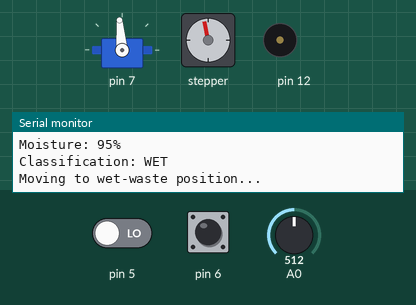
The sketch below on a simulated Arduino Uno, built with avr-gcc and run on an emulated ATmega328P. Shown: servo, stepper motor, buzzer (waves = sounding), the last lines printed to the serial monitor. The test bench sets the inputs (shaded band); at power-on: A0 = 512, pin 5 LOW, pin 6 HIGH. Stepper angles assume 4096 steps per turn.

Above: at 4.12 s.
4.4 s: A0 set to 1023
At 7.0 s:
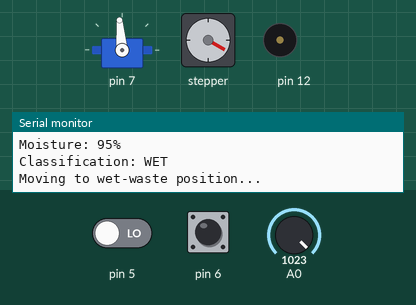
7.9 s: pin 5 driven HIGH
At 13.2 s:
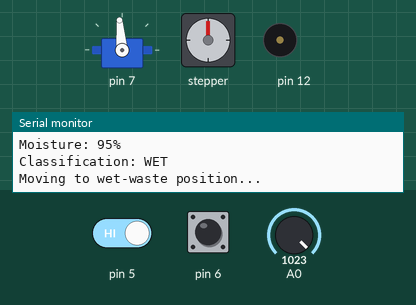
14.1 s: pin 6 pulled LOW for 2.5 s
At 17.9 s:
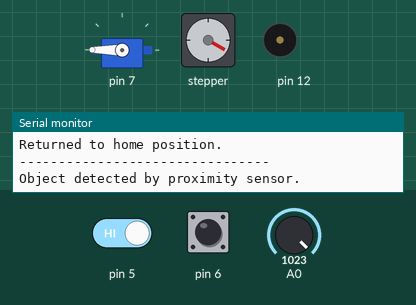
18.1 s: pin 5 driven LOW
At 27.0 s:
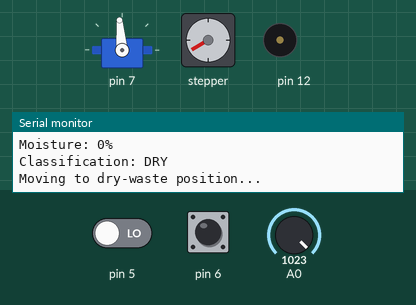
27.1 s: A0 set to 900
30.6 s: pin 6 driven LOW
Timing chart, 0 to 45.6 s (numbered marks = the images above; inputs shaded):
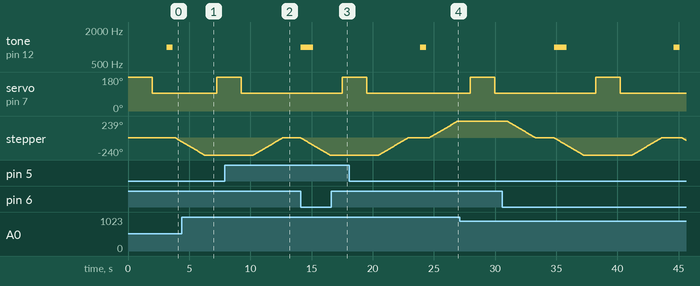

Measured:
- after the input at 14.1 s, tone on pin 12: silent → 1000 Hz at once, → silent 1.0 s later; servo on pin 7: 95° → 180° after 3.4 s; stepper: turns 240° counter-clockwise in 2.4 s, starting at once
- after the input at 18.1 s, tone on pin 12: silent → 1000 Hz after 5.8 s, → silent 0.50 s later

The sketch:

Smart_Waste_Segregation.ino
```cpp
#include <CheapStepper.h>
#include <Servo.h>


// Pin configuration
namespace Pins {
  constexpr uint8_t IR_SENSOR       = 5;
  constexpr uint8_t PROXIMITY       = 6;
  constexpr uint8_t SERVO           = 7;
  constexpr uint8_t STEPPER_IN1     = 11;
  constexpr uint8_t STEPPER_IN2     = 10;
  constexpr uint8_t STEPPER_IN3     = 9;
  constexpr uint8_t STEPPER_IN4     = 8;
  constexpr uint8_t BUZZER          = 12;
  constexpr uint8_t MOISTURE_SENSOR = A0;
}


// System configuration
namespace Config {
  constexpr int SERVO_CLOSED_ANGLE = 95;
  constexpr int SERVO_OPEN_ANGLE   = 180;

  constexpr int STEPPER_ROTATION_DEGREES = 240;
  constexpr int STEPPER_RPM = 17;

  // Moisture above this value is classified as wet.
  constexpr int WET_THRESHOLD_PERCENT = 20;

  // Raw moisture sensor calibration range.
  // Adjust these values after testing your actual sensor.
  constexpr int MOISTURE_RAW_DRY = 1023;
  constexpr int MOISTURE_RAW_WET = 485;

  constexpr uint8_t MOISTURE_SAMPLES = 3;

  constexpr unsigned long SERVO_SETTLE_MS = 1000;
  constexpr unsigned long SERVO_OPEN_MS   = 2000;
  constexpr unsigned long MOTOR_SETTLE_MS = 1000;
  constexpr unsigned long SENSOR_COOLDOWN_MS = 500;
}


// Hardware objects

Servo sortingServo;

CheapStepper stepper(
  Pins::STEPPER_IN1,
  Pins::STEPPER_IN2,
  Pins::STEPPER_IN3,
  Pins::STEPPER_IN4
);

bool systemBusy = false;


// Utility functions

void beep(unsigned int frequency, unsigned long duration) {
  tone(Pins::BUZZER, frequency, duration);
}

void setServoPosition(int angle) {
  sortingServo.write(angle);
  delay(Config::SERVO_SETTLE_MS);
}

void openWasteGate() {
  sortingServo.write(Config::SERVO_OPEN_ANGLE);
  delay(Config::SERVO_OPEN_MS);

  sortingServo.write(Config::SERVO_CLOSED_ANGLE);
  delay(Config::SERVO_SETTLE_MS);
}

int readMoisturePercent() {
  long total = 0;

  for (uint8_t sample = 0; sample < Config::MOISTURE_SAMPLES; sample++) {
    int rawValue = analogRead(Pins::MOISTURE_SENSOR);

    // Keep the reading inside the calibrated range.
    rawValue = constrain(
      rawValue,
      Config::MOISTURE_RAW_WET,
      Config::MOISTURE_RAW_DRY
    );

    int percentage = map(
      rawValue,
      Config::MOISTURE_RAW_WET,
      Config::MOISTURE_RAW_DRY,
      100,
      0
    );

    total += percentage;
    delay(75);
  }

  return total / Config::MOISTURE_SAMPLES;
}

void printMoisture(int moisturePercent) {
  Serial.print(F("Moisture: "));
  Serial.print(moisturePercent);
  Serial.println(F("%"));
}

void rotateToWetPosition() {
  Serial.println(F("Classification: WET"));
  Serial.println(F("Moving to wet-waste position..."));

  stepper.moveDegreesCCW(Config::STEPPER_ROTATION_DEGREES);
  delay(Config::MOTOR_SETTLE_MS);

  openWasteGate();

  stepper.moveDegreesCW(Config::STEPPER_ROTATION_DEGREES);
  delay(Config::MOTOR_SETTLE_MS);

  Serial.println(F("Returned to home position."));
}

void rotateToDryPosition() {
  Serial.println(F("Classification: DRY"));
  Serial.println(F("Moving to dry-waste position..."));

  stepper.moveDegreesCW(Config::STEPPER_ROTATION_DEGREES);
  delay(Config::MOTOR_SETTLE_MS);

  openWasteGate();

  stepper.moveDegreesCCW(Config::STEPPER_ROTATION_DEGREES);
  delay(Config::MOTOR_SETTLE_MS);

  Serial.println(F("Returned to home position."));
}

void classifyAndSort() {
  systemBusy = true;

  beep(1000, 500);
  delay(500);

  int moisturePercent = readMoisturePercent();
  printMoisture(moisturePercent);

  if (moisturePercent > Config::WET_THRESHOLD_PERCENT) {
    rotateToWetPosition();
  } else {
    rotateToDryPosition();
  }

  delay(Config::SENSOR_COOLDOWN_MS);
  systemBusy = false;

  Serial.println(F("--------------------------------"));
}

void handleProximityDetection() {
  int proximityState = digitalRead(Pins::PROXIMITY);

  // INPUT_PULLUP means LOW = detected.
  if (proximityState == LOW && !systemBusy) {
    Serial.println(F("Object detected by proximity sensor."));
    beep(1000, 1000);

    // stepper motor movement.
    stepper.moveDegreesCCW(Config::STEPPER_ROTATION_DEGREES);
    delay(Config::MOTOR_SETTLE_MS);

    openWasteGate();

    stepper.moveDegreesCW(Config::STEPPER_ROTATION_DEGREES);
    delay(Config::MOTOR_SETTLE_MS);
  }
}

void handleMoistureDetection() {
  int irState = digitalRead(Pins::IR_SENSOR);

  // IR sensor LOW = object detected.
  if (irState == LOW && !systemBusy) {
    Serial.println(F("Object detected by IR sensor."));
    classifyAndSort();
  }
}


// Arduino setup

void setup() {
  Serial.begin(9600);

  pinMode(Pins::PROXIMITY, INPUT_PULLUP);
  pinMode(Pins::IR_SENSOR, INPUT);
  pinMode(Pins::BUZZER, OUTPUT);

  sortingServo.attach(Pins::SERVO);

  stepper.setRpm(Config::STEPPER_RPM);

  // Initialize sorting gate.
  sortingServo.write(Config::SERVO_OPEN_ANGLE);
  delay(2000);

  sortingServo.write(Config::SERVO_CLOSED_ANGLE);
  delay(Config::SERVO_SETTLE_MS);

  Serial.println();
  Serial.println(F("================================"));
  Serial.println(F(" SMART WASTE SEGREGATION SYSTEM "));
  Serial.println(F("================================"));
  Serial.println(F("System initialized successfully."));
  Serial.print(F("Wet threshold: "));
  Serial.print(Config::WET_THRESHOLD_PERCENT);
  Serial.println(F("%"));
  Serial.println(F("Waiting for waste..."));
  Serial.println();
}


// Main loop

void loop() {
  handleProximityDetection();
  handleMoistureDetection();
}
```
